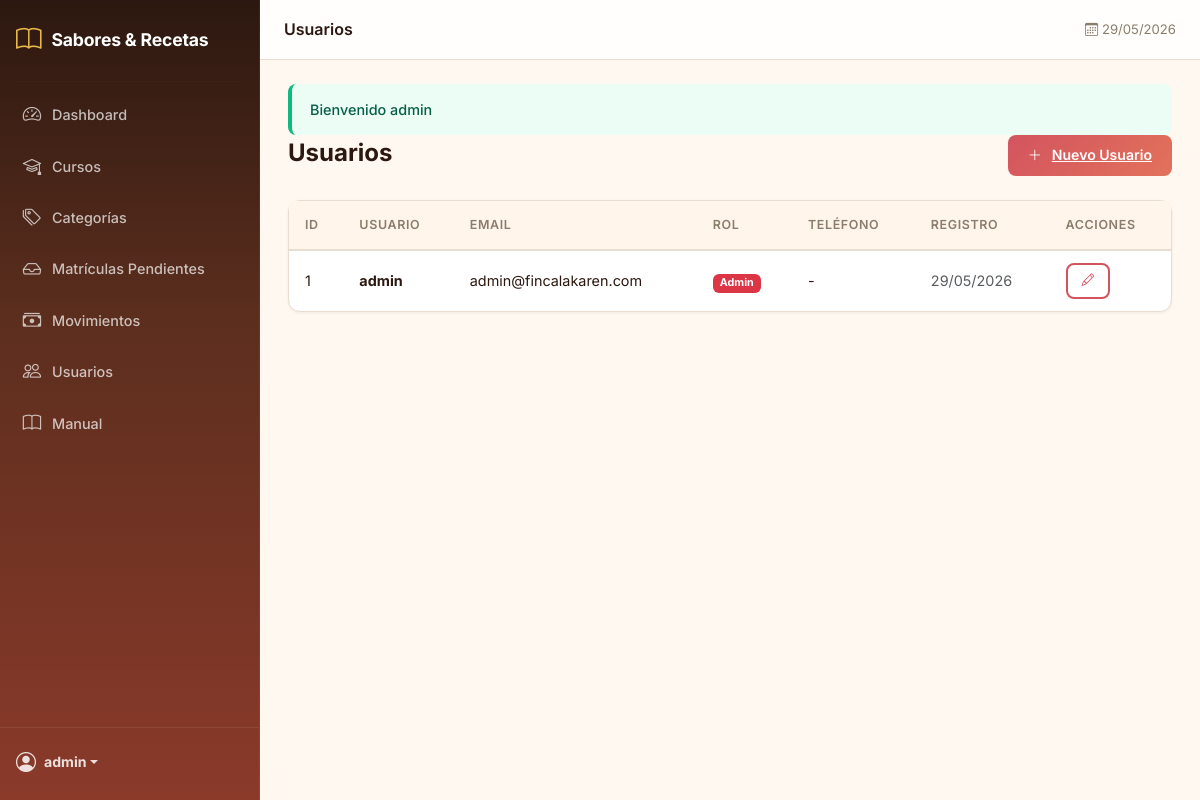
Page /index.php/usuarios (signed in) on the earlier database version.
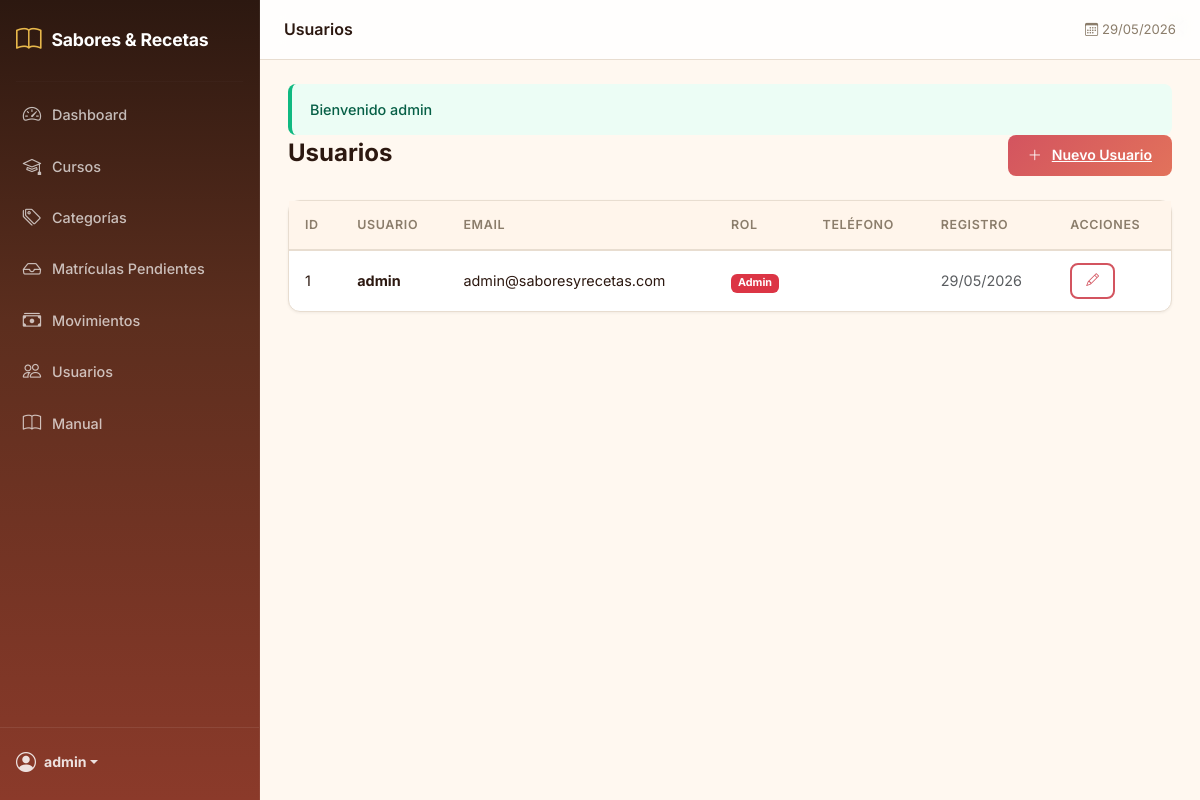
Same page on the later database version.
### tables this page shows
CREATE TABLE usuarios (
  id int(11) NOT NULL AUTO_INCREMENT,
  username varchar(80) NOT NULL,
  email varchar(120) NOT NULL,
  password_hash varchar(255) NOT NULL,
  role varchar(20) DEFAULT 'client',
  address varchar(200) DEFAULT '',
  phone varchar(20) DEFAULT '',
  created_at datetime DEFAULT CURRENT_TIMESTAMP,
  PRIMARY KEY (id),
  UNIQUE KEY username (username),
  UNIQUE KEY email (email)
);

### app/Core/Controller.php (called while the page is built, shortened)
<?php
abstract class Controller
{
    protected function view($view, $data = [])
    {
        extract($data);
        $viewPath = __DIR__ . '/../Views/' . str_replace('.', '/', $view) . '.php';
        ob_start(); require $viewPath; $content = ob_get_clean();
        require __DIR__ . '/../Views/layouts/main.php';
    }
}

### app/Controllers/UserController.php (called while the page is built, shortened)
<?php
class UserController extends Controller
{
    public function index()
    {
        $usuarios = User::all();
        $this->view('users.index', ['title' => 'Usuarios', 'usuarios' => $usuarios]);
    }
}

### public/index.php (called while the page is built, shortened)
<?php
require_once __DIR__ . '/../app/autoload.php';
$router = new Router();
$router->get('login', 'AuthController@showLoginForm');
$router->post('login', 'AuthController@login');
$router->get('register', 'AuthController@showRegisterForm');
$router->post('register', 'AuthController@register');
$router->get('logout', 'AuthController@logout');
$router->get('admin', 'DashboardController@index', ['auth','role:admin']);
$router->get('/', 'DashboardController@index', ['auth','role:admin']);
$router->get('cursos', 'CourseController@index', ['auth','role:admin']);
$router->get('cursos/crear', 'CourseController@create', ['auth','role:admin']);
$router->post('cursos/guardar', 'CourseController@store', ['auth','role:admin']);
$router->get('cursos/editar/{id}', 'CourseController@edit', ['auth','role:admin']);
$router->post('cursos/actualizar/{id}', 'CourseController@update', ['auth','role:admin']);
$router->post('cursos/eliminar/{id}', 'CourseController@destroy', ['auth','role:admin']);
$router->get('categorias', 'CategoryController@index', ['auth','role:admin']);
$router->post('categorias/guardar', 'CategoryController@store', ['auth','role:admin']);
$router->post('categorias/eliminar/{id}', 'CategoryController@destroy', ['auth','role:admin']);
$router->get('catalogo', 'CartController@shop', ['auth']);
$router->post('api/carrito/checkout', 'CartController@checkout', ['auth','role:client']);
$router->get('mis-matriculas', 'CartController@myEnrollments', ['auth','role:client']);
$router->post('mis-matriculas/subir-pago', 'CartController@uploadPayment', ['auth','role:client']);
$router->get('admin/enrollments', 'EnrollmentController@pending', ['auth','role:admin']);
$router->post('admin/enrollments/aprobar/{id}', 'EnrollmentController@approve', ['auth','role:admin']);
$router->post('admin/enrollments/rechazar/{id}', 'EnrollmentController@reject', ['auth','role:admin']);
$router->get('movimientos', 'MovementController@index', ['auth','role:admin,worker']);
$router->post('movimientos/crear', 'MovementController@store', ['auth','role:admin,worker']);
$router->post('movimientos/aprobar/{id}', 'MovementController@approve', ['auth','role:admin']);
$router->post('movimientos/rechazar/{id}', 'MovementController@reject', ['auth','role:admin']);
$router->post('movimientos/eliminar/{id}', 'MovementController@destroy', ['auth','role:admin']);
$router->get('movimientos/exportar', 'MovementController@export', ['auth','role:admin,worker']);
$router->get('api/finance-data', 'MovementController@chartData', ['auth','role:admin']);
$router->get('usuarios', 'UserController@index', ['auth','role:admin']);
$router->get('usuarios/crear', 'UserController@create', ['auth','role:admin']);
$router->post('usuarios/guardar', 'UserController@store', ['auth','role:admin']);
$router->get('usuarios/editar/{id}', 'UserController@edit', ['auth','role:admin']);
$router->post('usuarios/actualizar/{id}', 'UserController@update', ['auth','role:admin']);
$router->post('usuarios/eliminar/{id}', 'UserController@destroy', ['auth','role:admin']);
$router->get('manual', 'PageController@manual', ['auth']);
$router->get('factura/{id}', 'InvoiceController@download', ['auth','role:admin,client']);
$router->dispatch();

### index.php (called while the page is built, shortened)
<?php
require __DIR__ . '/public/index.php';

### app/Helpers/functions.php (called while the page is built, shortened)
<?php
function e($v) { return Security::sanitize($v); }
function format_date($d) { return date('d/m/Y', strtotime($d)); }
function url($p = '') {
    $base = rtrim(dirname($_SERVER['SCRIPT_NAME']), '/');
    if ($p !== '') $base .= '/index.php';
    return $base . '/' . ltrim($p, '/');
}

### app/autoload.php (called while the page is built, shortened)
<?php
spl_autoload_register(function ($class) {
    $prefix = 'App\\';
    $baseDir = __DIR__ . '/';
    $len = strlen($prefix);
    $file = $baseDir . str_replace('\\', '/', substr($class, $len)) . '.php';
});
require_once __DIR__ . '/Helpers/functions.php';

### config/database.php (called while the page is built, shortened)
<?php
$envFile = __DIR__ . '/.env';
return [
    'host' => getenv('DB_HOST') ?: 'localhost',
    'port' => getenv('DB_PORT') ?: '3306',
    'dbname' => getenv('DB_NAME') ?: 'sabores_recetas',
    'username' => getenv('DB_USER') ?: 'root',
    'password' => getenv('DB_PASS') ?: '',
    'charset' => 'utf8mb4',
];

### app/Core/Database.php (called while the page is built, shortened)
<?php
class Database
{
    private static $instance = null;
    private $pdo;
    private function __construct()
    {
        $config = require __DIR__ . '/../../config/database.php';
        $dsn = "mysql:host={$config['host']};port={$config['port']};dbname={$config['dbname']};charset={$config['charset']}";
        $this->pdo = new PDO($dsn, $config['username'], $config['password'], [
            PDO::ATTR_ERRMODE => PDO::ERRMODE_EXCEPTION,
            PDO::ATTR_DEFAULT_FETCH_MODE => PDO::FETCH_ASSOC,
            PDO::ATTR_EMULATE_PREPARES => false,
        ]);
    }
    public static function getInstance()
    {
        if (self::$instance === null) self::$instance = new self();
        return self::$instance;
    }
    public function getConnection() { return $this->pdo; }
    public static function query($sql, $params = [])
    {
        $stmt = self::getInstance()->getConnection()->prepare($sql);
        $stmt->execute($params);
        return $stmt;
    }
    public static function fetchAll($sql, $params = []) { return self::query($sql, $params)->fetchAll(); }
}

### app/Core/Model.php (called while the page is built, shortened)
<?php
abstract class Model
{
    protected static $table = '';
    public static function all() { return Database::fetchAll("SELECT * FROM " . static::$table . " ORDER BY id DESC"); }
}

### app/Helpers/Security.php (called while the page is built, shortened)
<?php
class Security
{
    public static function sanitize($input) { return htmlspecialchars($input, ENT_QUOTES, 'UTF-8'); }
}

### app/Views/users/index.php (the view, shortened to what the changed rows need)
<div class="d-flex justify-content-between align-items-center mb-4">
    <h1 class="page-title">Usuarios</h1>
    <a href="<?= url('usuarios/crear') ?>" class="btn-modern btn-modern-primary"><i class="bi bi-plus-lg me-1"></i>Nuevo Usuario</a>
</div>
<div class="card-modern">
    <div class="card-body p-0">
        <div class="table-responsive">
            <table class="table-modern mb-0">
                <thead><tr><th>ID</th><th>Usuario</th><th>Email</th><th>Rol</th><th>Teléfono</th><th>Registro</th><th>Acciones</th></tr></thead>
                <tbody>
                    <?php if (empty($usuarios)): ?>
                    <tr><td colspan="7"><div class="empty-state"><i class="bi bi-people"></i><p>No hay usuarios</p></div></td></tr>
                    <?php else: ?>
                    <?php foreach ($usuarios as $u): ?>
                    <tr>
                        <td><?= $u['id'] ?></td>
                        <td class="fw-bold"><?= e($u['username']) ?></td>
                        <td><?= e($u['email']) ?></td>
                        <td><span class="badge bg-<?= $u['role']==='admin'?'danger':($u['role']==='worker'?'info':'secondary') ?>"><?= ucfirst($u['role']) ?></span></td>
                        <td><?= e($u['phone'] ?? '-') ?></td>
                        <td class="small text-muted"><?= format_date($u['created_at']) ?></td>
                        <td>
                            <a href="<?= url('usuarios/editar/' . $u['id']) ?>" class="btn-modern btn-modern-outline btn-modern-sm"><i class="bi bi-pencil"></i></a>
                        </td>
                    </tr>
                    <?php endforeach; ?>
                    <?php endif; ?>
                </tbody>
            </table>
        </div>
    </div>
</div>

### app/Core/Router.php (shortened to what the changed rows need)
<?php
class Router
{
    private $routes = [];
    private function addRoute($method, $route, $action, $middleware)
    {
        $route = preg_replace('/\{([a-zA-Z_]+)\}/', '(?P<$1>[^/]+)', $route);
        $this->routes[] = ['method' => $method, 'route' => $route, 'pattern' => '#^' . $route . '$#', 'action' => $action, 'middleware' => $middleware];
    }
    public function dispatch()
    {
        $method = $_SERVER['REQUEST_METHOD'];
        $uri = trim(str_replace(dirname($_SERVER['SCRIPT_NAME']), '', parse_url($_SERVER['REQUEST_URI'], PHP_URL_PATH)), '/');
        foreach ($this->routes as $r) {
            if ($r['method'] !== $method) continue;
            $testUri = $r['route'] === '/' ? ($uri === '' ? '/' : null) : $uri;
            if ($testUri === null) continue;
            if (!preg_match($r['pattern'], $testUri, $matches)) continue;
            $params = array_filter($matches, 'is_string', ARRAY_FILTER_USE_KEY);
            list($ctrl, $meth) = explode('@', $r['action']);
            call_user_func_array([new $class(), $meth], $params);
            return;
        }
    }
}

Differences in the rows shown:
changed usuarios "admin": email "admin@fincalakaren.com" → "admin@saboresyrecetas.com"
